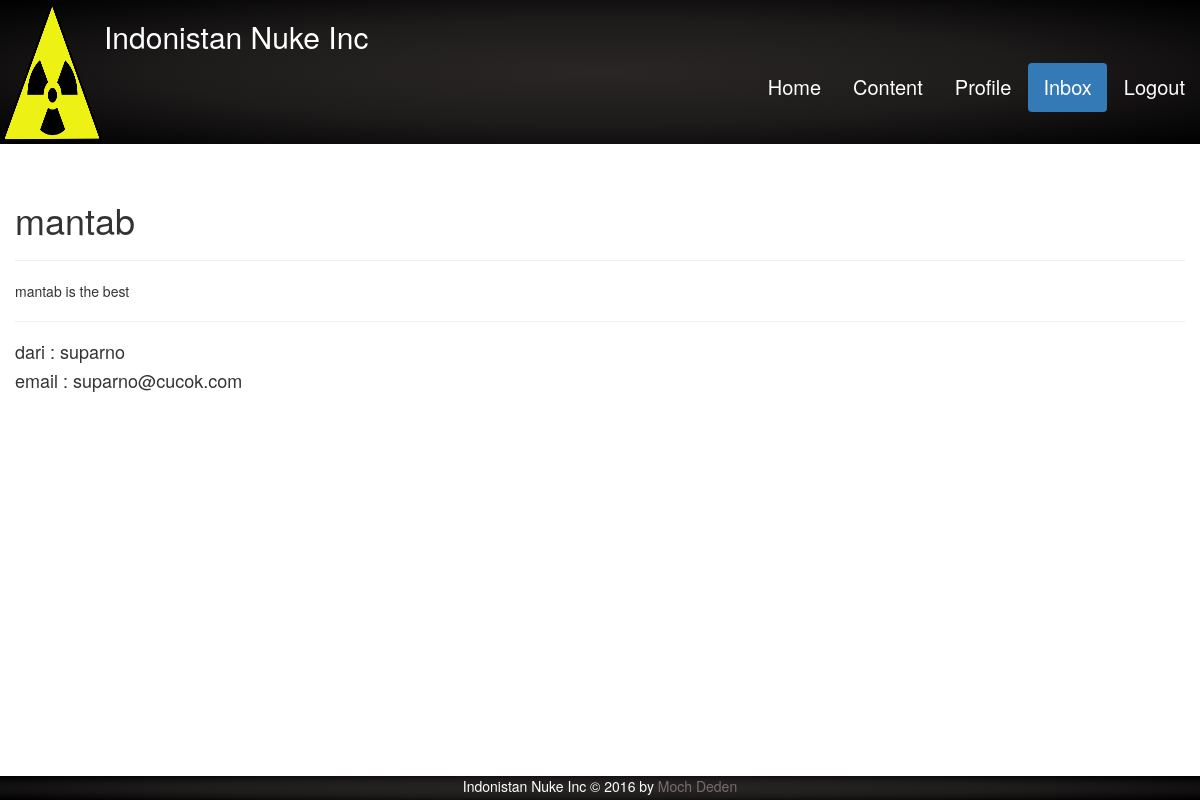
The app's page /admin/inbox.php?id=1 (signed in) with its own data.
### tables this page shows
CREATE TABLE Contact (
	id TINYINT PRIMARY KEY,
	header TEXT,
	address_header TEXT,
	company_name TEXT,
	address_content TEXT,
	telp_number TEXT,
	form_header TEXT,
	admin_email_header TEXT
);

CREATE TABLE Inbox (
	id BIGINT PRIMARY KEY AUTO_INCREMENT,
	message_time TIMESTAMP,
	name TEXT,
	email TEXT,
	subject TEXT,
	content TEXT,
	is_read BOOLEAN DEFAULT false
);

### config.php (called while the page is built)
<?php
$config['project_root'] = 'prochcore';
$config['base_url']='http://127.0.0.1:8080/prochcore/';
$config['DB']['hostname']='127.0.0.1';
$config['DB']['username']='root';
$config['DB']['password']='indonesiaraya';
$config['DB']['database']='uas';

### admin/inbox.php (the view, shortened to what this page needs)
<?php
require_once 'header-admin.php';
$limit = 5;
if (!empty($_GET['page'])) {
    $counter = ($_GET['page'] * $limit) - $limit;
    $lower_page = $_GET['page'];
    $page_count = count_row('Inbox') / $limit;
    if(is_float($page_count))
        $page_count = intval($page_count) + 1;
    else
        $page_count = intval($page_count);
    if(is_float($lower_page))
        $lower_page = intval($lower_page) + 1;
    $upper_page = $lower_page + 4;
    $no = $upper_page - $limit;
    $bound = $_GET['page'] * $limit - $limit;
    $inboxs = exec_query(
        "SELECT * FROM `inbox` ORDER BY message_time DESC LIMIT $bound, $limit");
?>
    <div class="row upper-row">
        <table class="table">
            <thead>
                <tr>
                    <th>No</th>
                    <th>Waktu Masuk</th>
                    <th>Nama</th>
                    <th>Email</th>
                    <th>Subjek</th>
                    <th>Status</th>
                    <th></th>
                </tr>
            </thead>
            <tbody>
                <?php foreach ($inboxs as $inbox): ?>
                    <tr>
                        <td><?php echo ++$counter?></td>
                        <td><?php echo $inbox['message_time']?></td>
                        <td><?php echo $inbox['name'] ?></td>
                        <td><?php echo $inbox['email'] ?></td>
                        <td><?php echo $inbox['subject'] ?></td>
                        <td><?php echo $inbox['is_read'] ?
                            generate_span_status('label-success', "sudah dibaca")
                            :generate_span_status('label-danger', "belum dibaca") ?></td>
                        <td>
                            <a class="btn btn-default"
                            href="<?php
                            echo $config['base_url']
                            . 'admin/inbox.php?id='.$inbox['id'] ?>"
                            >Baca</a>
                        </td>
                    </tr>
                <?php endforeach; ?>
            </tbody>
        </table>
    </div>
        <div class="row lower-container">
          <ul class="pagination">
            <?php if($lower_page != 1): ?>
                <li>
                  <a href="<?php echo $config['base_url'] . 'admin/inbox.php?page='.($lower_page-1)?>" aria-label="Previous">
                    <span aria-hidden="true">&laquo;</span>
                  </a>
                </li>
            <?php endif ?>
            <?php for ($i=$lower_page; $i <= $upper_page; $i++): ?>
                <li>
                    <a href="<?php echo $config['base_url']?>admin/inbox.php?page=<?php echo $i?>">
                        <?php echo $i;?>
                    </a>
                </li>
                <?php if($i ==  $page_count) break;?>
            <?php endfor;?>
            <?php if($upper_page < $page_count): ?>
                <li>
                  <a href="<?php echo $config['base_url'].'admin/inbox.php?page='.($upper_page + 1) ?>" aria-label="Next">
                    <span aria-hidden="true">&raquo;</span>
                  </a>
                </li>
            <?php endif ?>
          </ul>
        </div>
<?php
} elseif(!empty($_GET['id'])) {
    $inbox = read_row_by_id('Inbox', $_GET['id']);
?>
    <div class="row upper-row">
        <h1><?php echo $inbox['subject']?></h1>
        <hr />
        <p>
            <?php echo nl2br($inbox['content'])?>
        </p>
        <hr />
        <h4><?php echo 'dari  : ' . $inbox['name']?></h4>
        <h4><?php echo 'email : ' . $inbox['email']?></h4>
    </div>
<?php
} else {
    redirect_to($config['base_url']);
}
require_once '../footer.php';
?>

### admin/header-admin.php (shortened to what this page needs)
<?php
require_once '../config.php';
require_once '../function.php';
$contact = read_row_by_id('Contact', 1);
?>
<!DOCTYPE html>
<html lang="en">
<head>
	<link rel="stylesheet"
	href="<?php echo $config['base_url'].'index.css' ?>">
	<link rel="stylesheet"
	href="<?php echo $config['base_url'].'bootstrap.min.css' ?>">
</head>
<body>
<div class="header">
	<a href="<?php echo $config['base_url'] ?>">
		<img src="<?php echo $config['base_url'].'images/logo.png'?>"
	 	 id="indonistanLogo"/>
	</a>
	<h2 id="indonistanName"><?php echo $contact['company_name'];?></h2>
	<?php if(is_login()) : ?>
		<ul class="nav nav-pills">
			<li  <?php generate_active_class('homeadmin')?>>
				<a
				href="<?php echo $config['base_url'].'admin/homeadmin.php'?>"
				id="aboutMenu" class="menu">Home</a>
			</li>
			<li  <?php generate_active_class('content')?>>
				<a
				href="<?php echo $config['base_url'].'admin/content.php'?>"
				id="aboutMenu" class="menu">Content</a>
			</li>
			<li <?php generate_active_class('profile')?>>
				<a
				href="<?php echo $config['base_url'].'admin/profile.php'?>"
				id="contactMenu" class="menu">Profile</a>
			</li>
	        <li <?php generate_active_class('inbox')?>>
		        <a
		        href="<?php echo $config['base_url'].'admin/inbox.php?page=1'?>"
		        id="contactMenu" class="menu">Inbox</a>
			</li>
	        <li>
		        <a
		        href="<?php echo $config['base_url'].'admin/logout.php'?>"
		        id="contactMenu" class="menu">Logout</a>
			</li>
		</ul>
	<?php endif ?>
</div>
<div class="container">

### footer.php
</div>
<div class="footer">
	<?php echo $contact['company_name']?> &copy 2016 by
	<a href="http://github.com/selesdepselesnul">Moch Deden</a>
</div>
</body>
</html>

### index.css (style rules this page uses)
* { margin: 0px; padding: 0px; }
.footer > a { color: #766e6e; }
.header, .footer { background: #000000; background: -webkit-radial-gradient(#2a2626, #1e1b1b, #000000); background: -o-radial-gradient(#2a2626, #1e1b1b, #000000); background: -moz-radial-gradient(#2a2626, #1e1b1b, #000000); background: radial-gradient(#2a2626, #1e1b1b, #000000); position: fixed; width: 100%; z-index: 1; }
#indonistanLogo { float: left; margin: 2px; width: 100px; height: 140px; display: block; }
#indonistanName { color: white; display: block; }
.menu { color: white; font-size: 20px; }
ul { float: right; }
.container { position: relative; top: 120px; }
.upper-row { margin-top: 60px; margin-bottom: 40px; }
.footer { color: white; text-align: center; bottom: 0px; height: 24px; }

### records on screen
contact: company_name "Indonistan Nuke Inc"
inbox: subject "mantab", content "mantab is the best", name "suparno", email "suparno@cucok.com"
